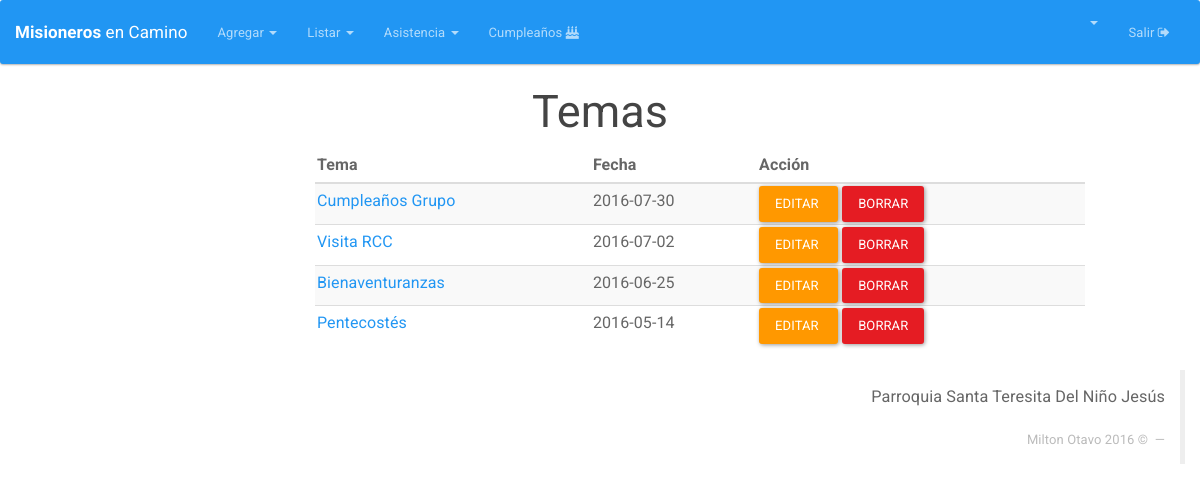
/Temas (signed in), run on an earlier commit of the app's database.
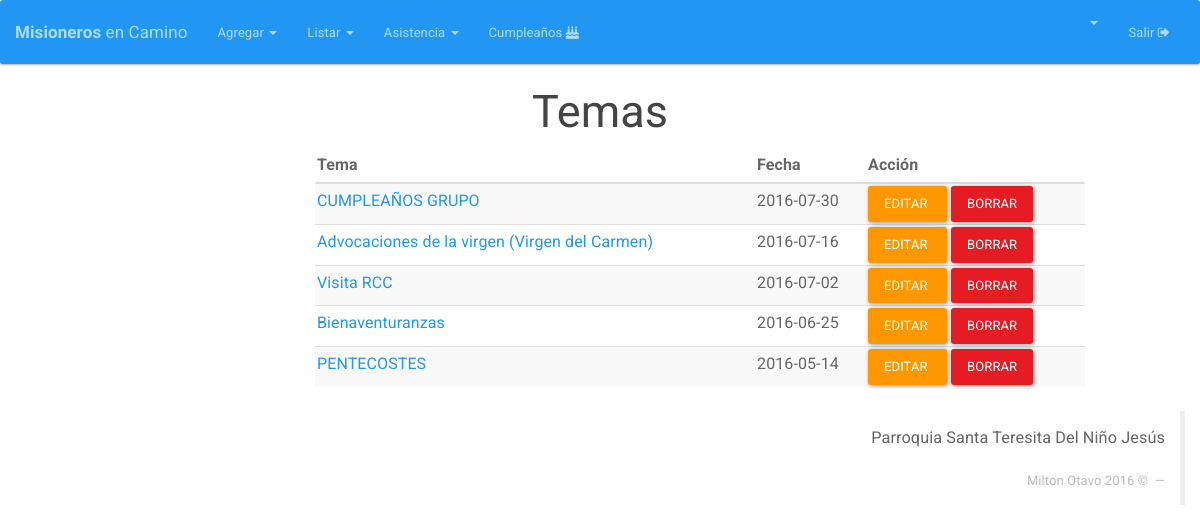
And on a later commit of the database.
### tables this page shows
CREATE TABLE IF NOT EXISTS `tema` (
  `ID_TEMA` int(11) NOT NULL AUTO_INCREMENT,
  `TEMA` varchar(50) NOT NULL,
  `DESCRIPCION` text NOT NULL,
  `FECHA` date DEFAULT NULL,
  `USUARIOLOG` bigint(11) NOT NULL,
  `FECHALOG` timestamp NOT NULL DEFAULT CURRENT_TIMESTAMP ON UPDATE CURRENT_TIMESTAMP,
  PRIMARY KEY (`ID_TEMA`),
  KEY `USUARIOLOG` (`USUARIOLOG`)
);

### index.php (called while the page is built, shortened)
<?php
if (isset($_SESSION['app_id'])) {
	require_once "Core/Models/Conexion.php";
}
Core\Config\Enrutador::run(new Core\Config\Request());
?>

### Core/Models/Conexion.php (called while the page is built, shortened)
<?php namespace Core\Models;
	class Conexion{
		private $datos= array (
				"host"=>DB_HOST,
				"user"=>DB_USER,
				"pass"=>DB_PASS,
				"db"=>DB_NAME
			);
		private $db;
		public function __construct()
		{
			$this->db = new \mysqli(
					$this->datos['host'],
					$this->datos['user'],
					$this->datos['pass'],
					$this->datos['db']
				);
			$this->db-> set_charset("utf8");
		}
		public function consultaRetorno($sql){
			$datos = $this->db->query($sql);
			return $datos;
		}
	}
 ?>

### Core/Config/Request.php (called while the page is built, shortened)
<?php namespace Core\Config;
class Request{
	private $metodo;
	private $argumento;
	public function __construct(){
		if(isset($_GET['url'])){
			$ruta = filter_input(INPUT_GET, 'url', FILTER_SANITIZE_URL);
			$ruta = explode("/", $ruta);
			$ruta = array_filter($ruta);
			if($ruta[0] == "index.php"){
				$this->controlador = "Login";
			}else{
				$this->controlador = strtolower(array_shift($ruta));
			}
			$this->metodo = strtolower(array_shift($ruta));
			if(!$this->metodo){
				$this->metodo = "index";
			}
			$this->argumento = $ruta;
		}else{
			$this->controlador = "Login";
			$this->metodo = "index";
		}
	}
	public function getMetodo(){
		return $this->metodo;
	}
	public function getArgumento(){
		return $this->argumento;
	}
}
?>

### Core/Controllers/TemasController.php (called while the page is built, shortened)
<?php namespace Core\Controllers;
class TemasController{
	private $Tema;
	public function __construct(){
		$this->Tema = new Tema();
	}
	public function index(){
		if (!empty($_SESSION['app_id'])) {
			$datos=$this->Tema->listar();
			return $datos;
		}  else {
			header("Location:" . URL . "Integrantes");
		}
	}
}
?>

### Core/Models/Tema.php (called while the page is built, shortened)
<?php namespace Core\Models;
	class Tema {
		private $db;
		public function __construct(){
			$this->db = new Conexion();
		}
		public function listar(){
			$sql="SELECT * from tema order by FECHA desc";
			$datos=$this->db->consultaRetorno($sql);
			return $datos;
		}
	}
 ?>

### HTML/Temas/index.php (the view)
<html>
<head>
  <?php include(HTML_DIR.'/overall/header.php') ?>
</head>
<body>
  <?php include(HTML_DIR.'/overall/nav.php') ?>
  <div id="container">
    <h2 align="center">Temas</h2>
    <div class="">
      <div class="col-md-3"></div>
      <div class="col-md-8">
        <table class="table table-striped table-hover dataTable" id="">
          <thead>
            <tr>
              <th>Tema</th>
              <th>Fecha</th>
              <th>Acción</th>
            </tr>
          </thead>
          <tbody>
            <?php while($row = mysqli_fetch_array($datos)){ ?>
              <tr>
                <td><a style="text-decoration: none;" href="<?php echo URL; ?>Temas/ver/<?php echo $row['ID_TEMA']; ?>"> <?php  echo $row['TEMA']  ?> </a></td>
                <td><?php  echo $row['FECHA']; ?></td>
                <td><a  class="btn btn-warning" href="<?php echo URL; ?>Temas/editar/<?php echo $row['ID_TEMA']; ?>">Editar&nbsp;</a>
                  <a  class="btn btn-danger" onclick="DeleteItem('¿Está seguro de eliminar este familiar?','<?php echo URL; ?>Temas/eliminar/<?php echo $row['ID_TEMA']; ?>')" >Borrar</a>
                </td>
              </tr>
              <?php
            }
            ?>
          </tbody>
        </table>
      </div>
      <div class="col-md-2"></div>
    </div>
  </div>
  <?php include(HTML_DIR.'/overall/footer.php') ?>
</body>
</html>

### HTML/overall/nav.php (shortened to what this page needs)
<nav class="navbar navbar-inverse">
  <div class="container-fluid">
    <div class="navbar-header">
      <a class="navbar-brand" style="font-size: 17px" href="<?php echo URL; ?>Integrantes"><b>Misioneros</b> en Camino</a>
    </div>
    <div class="collapse navbar-collapse" id="bs-example-navbar-collapse-2">
      <ul class="nav navbar-nav">
        <li class="dropdown">
          <a href="#" class="dropdown-toggle" data-toggle="dropdown" role="button" aria-expanded="false"> Agregar <span class="caret"></span></a>
        </li>
      </ul>
      <ul class="nav navbar-nav">
        <li class="dropdown">
          <a href="#" class="dropdown-toggle" data-toggle="dropdown" role="button" aria-expanded="false"> Listar <span class="caret"></span></a>
        </li>
      </ul>
      <ul class="nav navbar-nav">
        <li class="dropdown">
          <a href="#" class="dropdown-toggle" data-toggle="dropdown" role="button" aria-expanded="false"> Asistencia <span class="caret"></span></a>
        </li>
      </ul>
      <ul class="nav navbar-nav">
       <li><a href="<?php echo URL; ?>birthday"> Cumpleaños  <i class="fa fa-birthday-cake" aria-hidden="true"></i></a></li>
     </ul>
     <ul class="nav navbar-nav navbar-right">
      <li class="dropdown">
        <a href="#" class="dropdown-toggle" data-toggle="dropdown" role="button" aria-expanded="false"> <b><?php echo ucwords(strtolower($_SESSION['nombre'])); ?> </b>  <span class="caret"></span></a>
      </li>
      <li><a href="<?php echo URL; ?>Logout">  Salir  <i class="fa fa-sign-out" aria-hidden="true"></i></a></li>
    </ul>
  </div>
</div>
</nav>

What changed in the data, as far as the page shows it:
changed tema: TEMA "Cumpleaños Grupo" → "CUMPLEAÑOS GRUPO"
added tema: TEMA "Advocaciones de la virgen (Virgen del Carmen)", FECHA "2016-07-16"
changed tema: TEMA "Pentecostés" → "PENTECOSTES"
